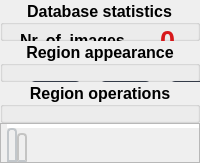
              <widget class="QFrame" name="frame_2">
               <property name="sizePolicy">
                <sizepolicy hsizetype="Preferred" vsizetype="Preferred">
                 <horstretch>0</horstretch>
                 <verstretch>0</verstretch>
                </sizepolicy>
               </property>
               <property name="minimumSize">
                <size>
                 <width>0</width>
                 <height>0</height>
                </size>
               </property>
               <property name="maximumSize">
                <size>
                 <width>250</width>
                 <height>16777215</height>
                </size>
               </property>
               <property name="font">
                <font>
                 <pointsize>12</pointsize>
                 <weight>75</weight>
                 <bold>true</bold>
                </font>
               </property>
               <layout class="QVBoxLayout" name="verticalLayout_6">
                <property name="spacing">
                 <number>0</number>
                </property>
                <property name="leftMargin">
                 <number>0</number>
                </property>
                <property name="topMargin">
                 <number>0</number>
                </property>
                <property name="rightMargin">
                 <number>0</number>
                </property>
                <property name="bottomMargin">
                 <number>0</number>
                </property>
                <item>
                 <widget class="QGroupBox" name="groupBox">
                  <property name="maximumSize">
                   <size>
                    <width>16777215</width>
                    <height>200</height>
                   </size>
                  </property>
                  <property name="font">
                   <font>
                    <pointsize>12</pointsize>
                    <weight>75</weight>
                    <bold>true</bold>
                   </font>
                  </property>
                  <property name="title">
                   <string>Database statistics</string>
                  </property>
                  <property name="alignment">
                   <set>Qt::AlignCenter</set>
                  </property>
                  <widget class="QLabel" name="label_2">
                   <property name="geometry">
                    <rect>
                     <x>20</x>
                     <y>150</y>
                     <width>91</width>
                     <height>30</height>
                    </rect>
                   </property>
                   <property name="font">
                    <font>
                     <pointsize>12</pointsize>
                     <weight>75</weight>
                     <bold>true</bold>
                    </font>
                   </property>
                   <property name="text">
                    <string>Polygons</string>
                   </property>
                  </widget>
                  <widget class="QLabel" name="lbl_polygon_number">
                   <property name="geometry">
                    <rect>
                     <x>160</x>
                     <y>150</y>
                     <width>81</width>
                     <height>30</height>
                    </rect>
                   </property>
                   <property name="font">
                    <font>
                     <pointsize>20</pointsize>
                     <weight>75</weight>
                     <bold>true</bold>
                    </font>
                   </property>
                   <property name="styleSheet">
                    <string notr="true">color: purple;</string>
                   </property>
                   <property name="text">
                    <string>0</string>
                   </property>
                   <property name="alignment">
                    <set>Qt::AlignLeading|Qt::AlignLeft|Qt::AlignVCenter</set>
                   </property>
                  </widget>
                  <widget class="QLabel" name="label_3">
                   <property name="geometry">
                    <rect>
                     <x>20</x>
                     <y>110</y>
                     <width>101</width>
                     <height>26</height>
                    </rect>
                   </property>
                   <property name="font">
                    <font>
                     <pointsize>12</pointsize>
                     <weight>75</weight>
                     <bold>true</bold>
                    </font>
                   </property>
                   <property name="text">
                    <string>Rectangles</string>
                   </property>
                  </widget>
                  <widget class="QLabel" name="lbl_circle_number">
                   <property name="geometry">
                    <rect>
                     <x>160</x>
                     <y>70</y>
                     <width>81</width>
                     <height>30</height>
                    </rect>
                   </property>
                   <property name="font">
                    <font>
                     <pointsize>20</pointsize>
                     <weight>75</weight>
                     <bold>true</bold>
                    </font>
                   </property>
                   <property name="styleSheet">
                    <string notr="true">color: lightblue;</string>
                   </property>
                   <property name="text">
                    <string>0</string>
                   </property>
                   <property name="alignment">
                    <set>Qt::AlignLeading|Qt::AlignLeft|Qt::AlignVCenter</set>
                   </property>
                  </widget>
                  <widget class="QLabel" name="label_18">
                   <property name="geometry">
                    <rect>
                     <x>20</x>
                     <y>70</y>
                     <width>101</width>
                     <height>30</height>
                    </rect>
                   </property>
                   <property name="font">
                    <font>
                     <pointsize>12</pointsize>
                     <weight>75</weight>
                     <bold>true</bold>
                    </font>
                   </property>
                   <property name="text">
                    <string>Circles</string>
                   </property>
                  </widget>
                  <widget class="QLabel" name="lbl_rectangle_number">
                   <property name="geometry">
                    <rect>
                     <x>160</x>
                     <y>110</y>
                     <width>71</width>
                     <height>30</height>
                    </rect>
                   </property>
                   <property name="font">
                    <font>
                     <pointsize>20</pointsize>
                     <weight>75</weight>
                     <bold>true</bold>
                    </font>
                   </property>
                   <property name="styleSheet">
                    <string notr="true">color: orange;</string>
                   </property>
                   <property name="text">
                    <string>0</string>
                   </property>
                   <property name="alignment">
                    <set>Qt::AlignLeading|Qt::AlignLeft|Qt::AlignVCenter</set>
                   </property>
                  </widget>
                  <widget class="QLabel" name="label_5">
                   <property name="geometry">
                    <rect>
                     <x>20</x>
                     <y>30</y>
                     <width>121</width>
                     <height>20</height>
                    </rect>
                   </property>
                   <property name="font">
                    <font>
                     <pointsize>12</pointsize>
                     <weight>75</weight>
                     <bold>true</bold>
                    </font>
                   </property>
                   <property name="text">
                    <string>Nr. of  images</string>
                   </property>
                   <property name="alignment">
                    <set>Qt::AlignLeading|Qt::AlignLeft|Qt::AlignVCenter</set>
                   </property>
                  </widget>
                  <widget class="QLabel" name="lbl_image_number">
                   <property name="geometry">
                    <rect>
                     <x>160</x>
                     <y>20</y>
                     <width>81</width>
                     <height>41</height>
                    </rect>
                   </property>
                   <property name="font">
                    <font>
                     <pointsize>20</pointsize>
                     <weight>75</weight>
                     <bold>true</bold>
                    </font>
                   </property>
                   <property name="styleSheet">
                    <string notr="true">color: #d7191c;</string>
                   </property>
                   <property name="text">
                    <string>0</string>
                   </property>
                   <property name="alignment">
                    <set>Qt::AlignLeading|Qt::AlignLeft|Qt::AlignVCenter</set>
                   </property>
                  </widget>
                 </widget>
                </item>
                <item>
                 <widget class="QGroupBox" name="groupBox_3">
                  <property name="maximumSize">
                   <size>
                    <width>16777215</width>
                    <height>200</height>
                   </size>
                  </property>
                  <property name="font">
                   <font>
                    <pointsize>12</pointsize>
                    <weight>75</weight>
                    <bold>true</bold>
                   </font>
                  </property>
                  <property name="title">
                   <string>Region appearance</string>
                  </property>
                  <property name="alignment">
                   <set>Qt::AlignCenter</set>
                  </property>
                  <widget class="COLORButton" name="btn_color_polygon">
                   <property name="geometry">
                    <rect>
                     <x>170</x>
                     <y>40</y>
                     <width>51</width>
                     <height>51</height>
                    </rect>
                   </property>
                   <property name="styleSheet">
                    <string notr="true">QPushButton {
	border: 2px solid rgb(52, 59, 72);
	border-radius: 5px;	
	background-color: rgb(52, 59, 72);
}
QPushButton:hover {
	background-color: rgb(57, 65, 80);
	border: 2px solid rgb(61, 70, 86);
}
QPushButton:pressed {	
	background-color: rgb(35, 40, 49);
	border: 2px solid rgb(43, 50, 61);
}</string>
                   </property>
                   <property name="text">
                    <string/>
                   </property>
                   <property name="icon">
                    <iconset resource="files.qrc">
                     <normaloff>:/icons/icons/polygon_color.svg</normaloff>:/icons/icons/polygon_color.svg</iconset>
                   </property>
                   <property name="iconSize">
                    <size>
                     <width>50</width>
                     <height>50</height>
                    </size>
                   </property>
                  </widget>
                  <widget class="COLORButton" name="btn_color_circle">
                   <property name="geometry">
                    <rect>
                     <x>30</x>
                     <y>40</y>
                     <width>51</width>
                     <height>51</height>
                    </rect>
                   </property>
                   <property name="styleSheet">
                    <string notr="true">QPushButton {
	border: 2px solid rgb(52, 59, 72);
	border-radius: 5px;	
	background-color: rgb(52, 59, 72);
}
QPushButton:hover {
	background-color: rgb(57, 65, 80);
	border: 2px solid rgb(61, 70, 86);
}
QPushButton:pressed {	
	background-color: rgb(35, 40, 49);
	border: 2px solid rgb(43, 50, 61);
}</string>
                   </property>
                   <property name="text">
                    <string/>
                   </property>
                   <property name="icon">
                    <iconset resource="files.qrc">
                     <normaloff>:/icons/icons/circle_color.svg</normaloff>:/icons/icons/circle_color.svg</iconset>
                   </property>
                   <property name="iconSize">
                    <size>
                     <width>50</width>
                     <height>50</height>
                    </size>
                   </property>
                  </widget>
                  <widget class="COLORButton" name="btn_color_rectangle">
                   <property name="geometry">
                    <rect>
                     <x>100</x>
                     <y>40</y>
                     <width>51</width>
                     <height>51</height>
                    </rect>
                   </property>
                   <property name="styleSheet">
                    <string notr="true">QPushButton {
	border: 2px solid rgb(52, 59, 72);
	border-radius: 5px;	
	background-color: rgb(52, 59, 72);
}
QPushButton:hover {
	background-color: rgb(57, 65, 80);
	border: 2px solid rgb(61, 70, 86);
}
QPushButton:pressed {	
	background-color: rgb(35, 40, 49);
	border: 2px solid rgb(43, 50, 61);
}</string>
                   </property>
                   <property name="text">
                    <string/>
                   </property>
                   <property name="icon">
                    <iconset resource="files.qrc">
                     <normaloff>:/icons/icons/rectangle_color.svg</normaloff>:/icons/icons/rectangle_color.svg</iconset>
                   </property>
                   <property name="iconSize">
                    <size>
                     <width>50</width>
                     <height>50</height>
                    </size>
                   </property>
                  </widget>
                  <widget class="QPushButton" name="btn_show_polygon">
                   <property name="geometry">
                    <rect>
                     <x>170</x>
                     <y>120</y>
                     <width>51</width>
                     <height>51</height>
                    </rect>
                   </property>
                   <property name="styleSheet">
                    <string notr="true">QPushButton {
	border: 2px solid rgb(52, 59, 72);
	border-radius: 5px;	
	background-color: rgb(52, 59, 72);
}
QPushButton:hover {
	background-color: rgb(57, 65, 80);
	border: 2px solid rgb(61, 70, 86);
}
QPushButton:pressed {	
	background-color: rgb(35, 40, 49);
	border: 2px solid rgb(43, 50, 61);
}</string>
                   </property>
                   <property name="text">
                    <string/>
                   </property>
                   <property name="icon">
                    <iconset resource="files.qrc">
                     <normaloff>:/icons/icons/polygon_show.svg</normaloff>:/icons/icons/polygon_show.svg</iconset>
                   </property>
                   <property name="iconSize">
                    <size>
                     <width>50</width>
                     <height>50</height>
                    </size>
                   </property>
                  </widget>
                  <widget class="QPushButton" name="btn_show_circle">
                   <property name="geometry">
                    <rect>
                     <x>30</x>
                     <y>120</y>
                     <width>51</width>
                     <height>51</height>
                    </rect>
                   </property>
                   <property name="styleSheet">
                    <string notr="true">QPushButton {
	border: 2px solid rgb(52, 59, 72);
	border-radius: 5px;	
	background-color: rgb(52, 59, 72);
}
QPushButton:hover {
	background-color: rgb(57, 65, 80);
	border: 2px solid rgb(61, 70, 86);
}
QPushButton:pressed {	
	background-color: rgb(35, 40, 49);
	border: 2px solid rgb(43, 50, 61);
}</string>
                   </property>
                   <property name="text">
                    <string/>
                   </property>
                   <property name="icon">
                    <iconset resource="files.qrc">
                     <normaloff>:/icons/icons/circle_show.svg</normaloff>:/icons/icons/circle_show.svg</iconset>
                   </property>
                   <property name="iconSize">
                    <size>
                     <width>50</width>
                     <height>50</height>
                    </size>
                   </property>
                  </widget>
                  <widget class="QPushButton" name="btn_show_rectangle">
                   <property name="geometry">
                    <rect>
                     <x>100</x>
                     <y>120</y>
                     <width>51</width>
                     <height>51</height>
                    </rect>
                   </property>
                   <property name="styleSheet">
                    <string notr="true">QPushButton {
	border: 2px solid rgb(52, 59, 72);
	border-radius: 5px;	
	background-color: rgb(52, 59, 72);
}
QPushButton:hover {
	background-color: rgb(57, 65, 80);
	border: 2px solid rgb(61, 70, 86);
}
QPushButton:pressed {	
	background-color: rgb(35, 40, 49);
	border: 2px solid rgb(43, 50, 61);
}</string>
                   </property>
                   <property name="text">
                    <string/>
                   </property>
                   <property name="icon">
                    <iconset resource="files.qrc">
                     <normaloff>:/icons/icons/rectangle_show.svg</normaloff>:/icons/icons/rectangle_show.svg</iconset>
                   </property>
                   <property name="iconSize">
                    <size>
                     <width>50</width>
                     <height>50</height>
                    </size>
                   </property>
                  </widget>
                 </widget>
                </item>
                <item>
                 <widget class="QGroupBox" name="groupBox_2">
                  <property name="maximumSize">
                   <size>
                    <width>16777215</width>
                    <height>200</height>
                   </size>
                  </property>
                  <property name="font">
                   <font>
                    <pointsize>12</pointsize>
                    <weight>75</weight>
                    <bold>true</bold>
                   </font>
                  </property>
                  <property name="title">
                   <string>Region operations</string>
                  </property>
                  <property name="alignment">
                   <set>Qt::AlignCenter</set>
                  </property>
                  <widget class="QPushButton" name="btn_create_circle">
                   <property name="geometry">
                    <rect>
                     <x>10</x>
                     <y>50</y>
                     <width>51</width>
                     <height>51</height>
                    </rect>
                   </property>
                   <property name="styleSheet">
                    <string notr="true">QPushButton {
	border: 2px solid rgb(52, 59, 72);
	border-radius: 5px;	
	background-color: rgb(52, 59, 72);
}
QPushButton:hover {
	background-color: rgb(57, 65, 80);
	border: 2px solid rgb(61, 70, 86);
}
QPushButton:pressed {	
	background-color: rgb(35, 40, 49);
	border: 2px solid rgb(43, 50, 61);
}</string>
                   </property>
                   <property name="text">
                    <string/>
                   </property>
                   <property name="icon">
                    <iconset resource="files.qrc">
                     <normaloff>:/icons/icons/circle.svg</normaloff>:/icons/icons/circle.svg</iconset>
                   </property>
                   <property name="iconSize">
                    <size>
                     <width>50</width>
                     <height>50</height>
                    </size>
                   </property>
                  </widget>
                  <widget class="QPushButton" name="btn_create_rectangle">
                   <property name="geometry">
                    <rect>
                     <x>70</x>
                     <y>50</y>
                     <width>51</width>
                     <height>51</height>
                    </rect>
                   </property>
                   <property name="styleSheet">
                    <string notr="true">QPushButton {
	border: 2px solid rgb(52, 59, 72);
	border-radius: 5px;	
	background-color: rgb(52, 59, 72);
}
QPushButton:hover {
	background-color: rgb(57, 65, 80);
	border: 2px solid rgb(61, 70, 86);
}
QPushButton:pressed {	
	background-color: rgb(35, 40, 49);
	border: 2px solid rgb(43, 50, 61);
}</string>
                   </property>
                   <property name="text">
                    <string/>
                   </property>
                   <property name="icon">
                    <iconset resource="files.qrc">
                     <normaloff>:/icons/icons/rectangle.svg</normaloff>:/icons/icons/rectangle.svg</iconset>
                   </property>
                   <property name="iconSize">
                    <size>
                     <width>50</width>
                     <height>50</height>
                    </size>
                   </property>
                  </widget>
                  <widget class="QPushButton" name="btn_create_polygon">
                   <property name="geometry">
                    <rect>
                     <x>130</x>
                     <y>50</y>
                     <width>51</width>
                     <height>51</height>
                    </rect>
                   </property>
                   <property name="styleSheet">
                    <string notr="true">QPushButton {
	border: 2px solid rgb(52, 59, 72);
	border-radius: 5px;	
	background-color: rgb(52, 59, 72);
}
QPushButton:hover {
	background-color: rgb(57, 65, 80);
	border: 2px solid rgb(61, 70, 86);
}
QPushButton:pressed {	
	background-color: rgb(35, 40, 49);
	border: 2px solid rgb(43, 50, 61);
}</string>
                   </property>
                   <property name="text">
                    <string/>
                   </property>
                   <property name="icon">
                    <iconset resource="files.qrc">
                     <normaloff>:/icons/icons/polygon.svg</normaloff>:/icons/icons/polygon.svg</iconset>
                   </property>
                   <property name="iconSize">
                    <size>
                     <width>50</width>
                     <height>50</height>
                    </size>
                   </property>
                  </widget>
                  <widget class="QPushButton" name="btn_geometry_move">
                   <property name="geometry">
                    <rect>
                     <x>10</x>
                     <y>120</y>
                     <width>51</width>
                     <height>51</height>
                    </rect>
                   </property>
                   <property name="styleSheet">
                    <string notr="true">QPushButton {
	border: 2px solid rgb(52, 59, 72);
	border-radius: 5px;	
	background-color: rgb(52, 59, 72);
}
QPushButton:hover {
	background-color: rgb(57, 65, 80);
	border: 2px solid rgb(61, 70, 86);
}
QPushButton:pressed {	
	background-color: rgb(35, 40, 49);
	border: 2px solid rgb(43, 50, 61);
}</string>
                   </property>
                   <property name="text">
                    <string/>
                   </property>
                   <property name="icon">
                    <iconset resource="files.qrc">
                     <normaloff>:/icons/icons/move.svg</normaloff>:/icons/icons/move.svg</iconset>
                   </property>
                   <property name="iconSize">
                    <size>
                     <width>50</width>
                     <height>50</height>
                    </size>
                   </property>
                  </widget>
                  <widget class="QPushButton" name="btn_geometry_resize">
                   <property name="geometry">
                    <rect>
                     <x>70</x>
                     <y>120</y>
                     <width>51</width>
                     <height>51</height>
                    </rect>
                   </property>
                   <property name="styleSheet">
                    <string notr="true">QPushButton {
	border: 2px solid rgb(52, 59, 72);
	border-radius: 5px;	
	background-color: rgb(52, 59, 72);
}
QPushButton:hover {
	background-color: rgb(57, 65, 80);
	border: 2px solid rgb(61, 70, 86);
}
QPushButton:pressed {	
	background-color: rgb(35, 40, 49);
	border: 2px solid rgb(43, 50, 61);
}</string>
                   </property>
                   <property name="text">
                    <string/>
                   </property>
                   <property name="icon">
                    <iconset resource="files.qrc">
                     <normaloff>:/icons/icons/resize.svg</normaloff>:/icons/icons/resize.svg</iconset>
                   </property>
                   <property name="iconSize">
                    <size>
                     <width>50</width>
                     <height>50</height>
                    </size>
                   </property>
                  </widget>
                  <widget class="QPushButton" name="btn_geometry_remove">
                   <property name="geometry">
                    <rect>
                     <x>190</x>
                     <y>120</y>
                     <width>51</width>
                     <height>51</height>
                    </rect>
                   </property>
                   <property name="styleSheet">
                    <string notr="true">QPushButton {
	border: 2px solid rgb(52, 59, 72);
	border-radius: 5px;	
	background-color: rgb(52, 59, 72);
}
QPushButton:hover {
	background-color: rgb(57, 65, 80);
	border: 2px solid rgb(61, 70, 86);
}
QPushButton:pressed {	
	background-color: rgb(35, 40, 49);
	border: 2px solid rgb(43, 50, 61);
}</string>
                   </property>
                   <property name="text">
                    <string/>
                   </property>
                   <property name="icon">
                    <iconset resource="files.qrc">
                     <normaloff>:/icons/icons/Flat_cross_icon.svg</normaloff>:/icons/icons/Flat_cross_icon.svg</iconset>
                   </property>
                   <property name="iconSize">
                    <size>
                     <width>50</width>
                     <height>50</height>
                    </size>
                   </property>
                  </widget>
                 </widget>
                </item>
                <item>
                 <widget class="QFrame" name="frame_11">
                  <property name="maximumSize">
                   <size>
                    <width>16777215</width>
                    <height>200</height>
                   </size>
                  </property>
                  <property name="frameShape">
                   <enum>QFrame::StyledPanel</enum>
                  </property>
                  <property name="frameShadow">
                   <enum>QFrame::Raised</enum>
                  </property>
                  <layout class="QVBoxLayout" name="verticalLayout_12">
                   <property name="spacing">
                    <number>0</number>
                   </property>
                   <property name="leftMargin">
                    <number>6</number>
                   </property>
                   <property name="topMargin">
                    <number>0</number>
                   </property>
                   <property name="rightMargin">
                    <number>0</number>
                   </property>
                   <property name="bottomMargin">
                    <number>0</number>
                   </property>
                   <item>
                    <widget class="QTabWidget" name="tabWidget_2">
                     <property name="styleSheet">
                      <string notr="true">

/* Style the tab using the tab sub-control. Note that
    it reads QTabBar _not_ QTabWidget */
QTabBar::tab {
  
    border: 2px solid #C4C4C3;
    border-bottom-color: #C2C7CB; /* same as the pane color */
    border-top-left-radius: 4px;
    border-top-right-radius: 4px;
    min-width: 8ex;
    padding: 3px;
}

QTabWidget::pane
{
border-top: 0px solid rgb(0, 0, 0);
border-left: 0px solid rgb(0, 0, 0);
border-right: 0px solid rgb(0, 0, 0);
border-bottom: 0px solid rgb(0, 0, 0);
}

QTabBar::tab:selected {
    border-color:  #C2C7CB;
    border-bottom-color: #C2C7CB; /* same as pane color */
}

QTabBar::tab:!selected {
    margin-top:5px; /* make non-selected tabs look smaller */
}
</string>
                     </property>
                     <property name="tabPosition">
                      <enum>QTabWidget::South</enum>
                     </property>
                     <property name="currentIndex">
                      <number>0</number>
                     </property>
                     <property name="iconSize">
                      <size>
                       <width>25</width>
                       <height>25</height>
                      </size>
                     </property>
                     <property name="elideMode">
                      <enum>Qt::ElideMiddle</enum>
                     </property>
                     <widget class="QWidget" name="tab_3">
                      <attribute name="icon">
                       <iconset resource="files.qrc">
                        <normaloff>:/icons/icons/Question.svg</normaloff>:/icons/icons/Question.svg</iconset>
                      </attribute>
                      <attribute name="title">
                       <string/>
                      </attribute>
                      <widget class="QPlainTextEdit" name="plainTextEdit">
                       <property name="geometry">
                        <rect>
                         <x>0</x>
                         <y>0</y>
                         <width>241</width>
                         <height>151</height>
                        </rect>
                       </property>
                       <property name="frameShape">
                        <enum>QFrame::NoFrame</enum>
                       </property>
                       <property name="frameShadow">
                        <enum>QFrame::Plain</enum>
                       </property>
                       <property name="lineWidth">
                        <number>0</number>
                       </property>
                       <property name="plainText">
                        <string>https://projectindigo.eu/

With this tool you can add and change IPTC Image Regions and add/change XMP tags to that region. All images from an folder will be loaded. All changes will be saved in a SQLITE database. Saving IPTC Regions back to images is possible.
@Martin Wieser 

Permission is hereby granted, free of charge, to any person obtaining a copy of this software and associated documentation files (the “Software”), to deal in the Software without restriction, including without limitation the rights to use, copy, modify, merge, publish, distribute, sublicense, and/or sell copies of the Software, and to permit persons to whom the Software is furnished to do so, subject to the following conditions:
The above copyright notice and this permission notice shall be included in all copies or substantial portions of the Software.
THE SOFTWARE IS PROVIDED “AS IS”, WITHOUT WARRANTY OF ANY KIND, EXPRESS OR IMPLIED, INCLUDING BUT NOT LIMITED TO THE WARRANTIES OF MERCHANTABILITY, FITNESS FOR A PARTICULAR PURPOSE AND NONINFRINGEMENT. IN NO EVENT SHALL THE AUTHORS OR COPYRIGHT HOLDERS BE LIABLE FOR ANY CLAIM, DAMAGES OR OTHER LIABILITY, WHETHER IN AN ACTION OF CONTRACT, TORT OR OTHERWISE, ARISING FROM, OUT OF OR IN CONNECTION WITH THE SOFTWARE OR THE USE OR OTHER DEALINGS IN THE SOFTWARE.</string>
                       </property>
                      </widget>
                     </widget>
                     <widget class="QWidget" name="tab_4">
                      <attribute name="icon">
                       <iconset resource="files.qrc">
                        <normaloff>:/icons/icons/console.svg</normaloff>:/icons/icons/console.svg</iconset>
                      </attribute>
                      <attribute name="title">
                       <string/>
                      </attribute>
                      <widget class="QTextEdit" name="info_screen">
                       <property name="geometry">
                        <rect>
                         <x>0</x>
                         <y>0</y>
                         <width>251</width>
                         <height>151</height>
                        </rect>
                       </property>
                       <property name="sizePolicy">
                        <sizepolicy hsizetype="Preferred" vsizetype="Expanding">
                         <horstretch>0</horstretch>
                         <verstretch>0</verstretch>
                        </sizepolicy>
                       </property>
                       <property name="minimumSize">
                        <size>
                         <width>0</width>
                         <height>0</height>
                        </size>
                       </property>
                       <property name="maximumSize">
                        <size>
                         <width>16777215</width>
                         <height>16777215</height>
                        </size>
                       </property>
                       <property name="baseSize">
                        <size>
                         <width>0</width>
                         <height>0</height>
                        </size>
                       </property>
                       <property name="styleSheet">
                        <string notr="true">QTextEdit {
	background-color: rgb(27, 29, 35);
	border-radius: 5px;
	padding: 10px;
}
QPTextEdit:hover {
	border: 2px solid rgb(64, 71, 88);
}
QPTextEdit:focus {
	border: 2px solid rgb(91, 101, 124);
}</string>
                       </property>
                       <property name="undoRedoEnabled">
                        <bool>false</bool>
                       </property>
                       <property name="readOnly">
                        <bool>true</bool>
                       </property>
                       <property name="tabStopDistance">
                        <double>5.000000000000000</double>
                       </property>
                      </widget>
                     </widget>
                    </widget>
                   </item>
                  </layout>
                 </widget>
                </item>
               </layout>
              </widget>
